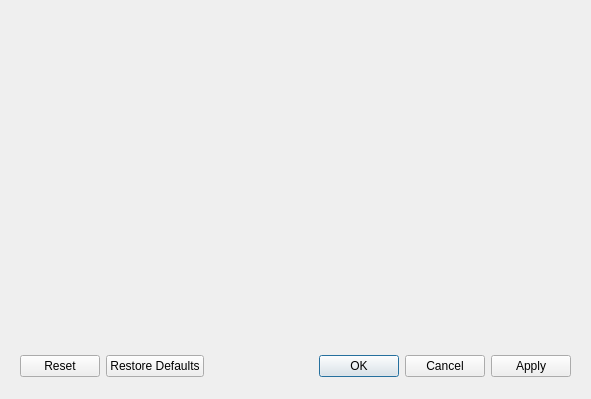
<?xml version="1.0" encoding="UTF-8"?>
<ui version="4.0">
 <class>ConfigurationDialog</class>
 <widget class="QDialog" name="ConfigurationDialog">
  <property name="geometry">
   <rect>
    <x>0</x>
    <y>0</y>
    <width>591</width>
    <height>399</height>
   </rect>
  </property>
  <property name="windowTitle">
   <string>Dialog</string>
  </property>
  <widget class="QDialogButtonBox" name="buttonBox">
   <property name="geometry">
    <rect>
     <x>20</x>
     <y>350</y>
     <width>551</width>
     <height>32</height>
    </rect>
   </property>
   <property name="orientation">
    <enum>Qt::Horizontal</enum>
   </property>
   <property name="standardButtons">
    <set>QDialogButtonBox::Apply|QDialogButtonBox::Cancel|QDialogButtonBox::Ok|QDialogButtonBox::Reset|QDialogButtonBox::RestoreDefaults</set>
   </property>
  </widget>
 </widget>
 <resources/>
 <connections>
  <connection>
   <sender>buttonBox</sender>
   <signal>accepted()</signal>
   <receiver>ConfigurationDialog</receiver>
   <slot>accept()</slot>
   <hints>
    <hint type="sourcelabel">
     <x>248</x>
     <y>254</y>
    </hint>
    <hint type="destinationlabel">
     <x>157</x>
     <y>274</y>
    </hint>
   </hints>
  </connection>
  <connection>
   <sender>buttonBox</sender>
   <signal>rejected()</signal>
   <receiver>ConfigurationDialog</receiver>
   <slot>reject()</slot>
   <hints>
    <hint type="sourcelabel">
     <x>316</x>
     <y>260</y>
    </hint>
    <hint type="destinationlabel">
     <x>286</x>
     <y>274</y>
    </hint>
   </hints>
  </connection>
 </connections>
</ui>
